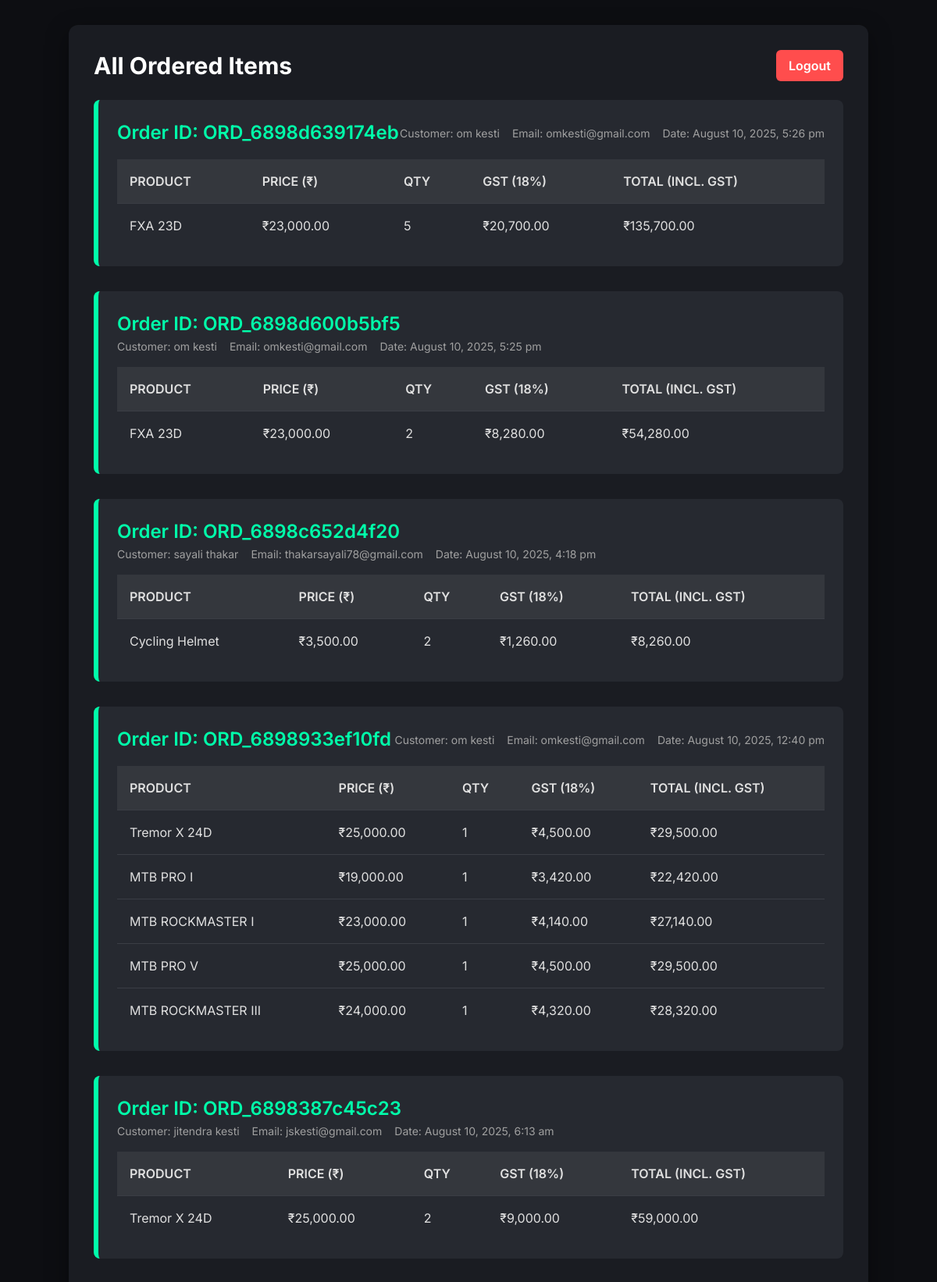
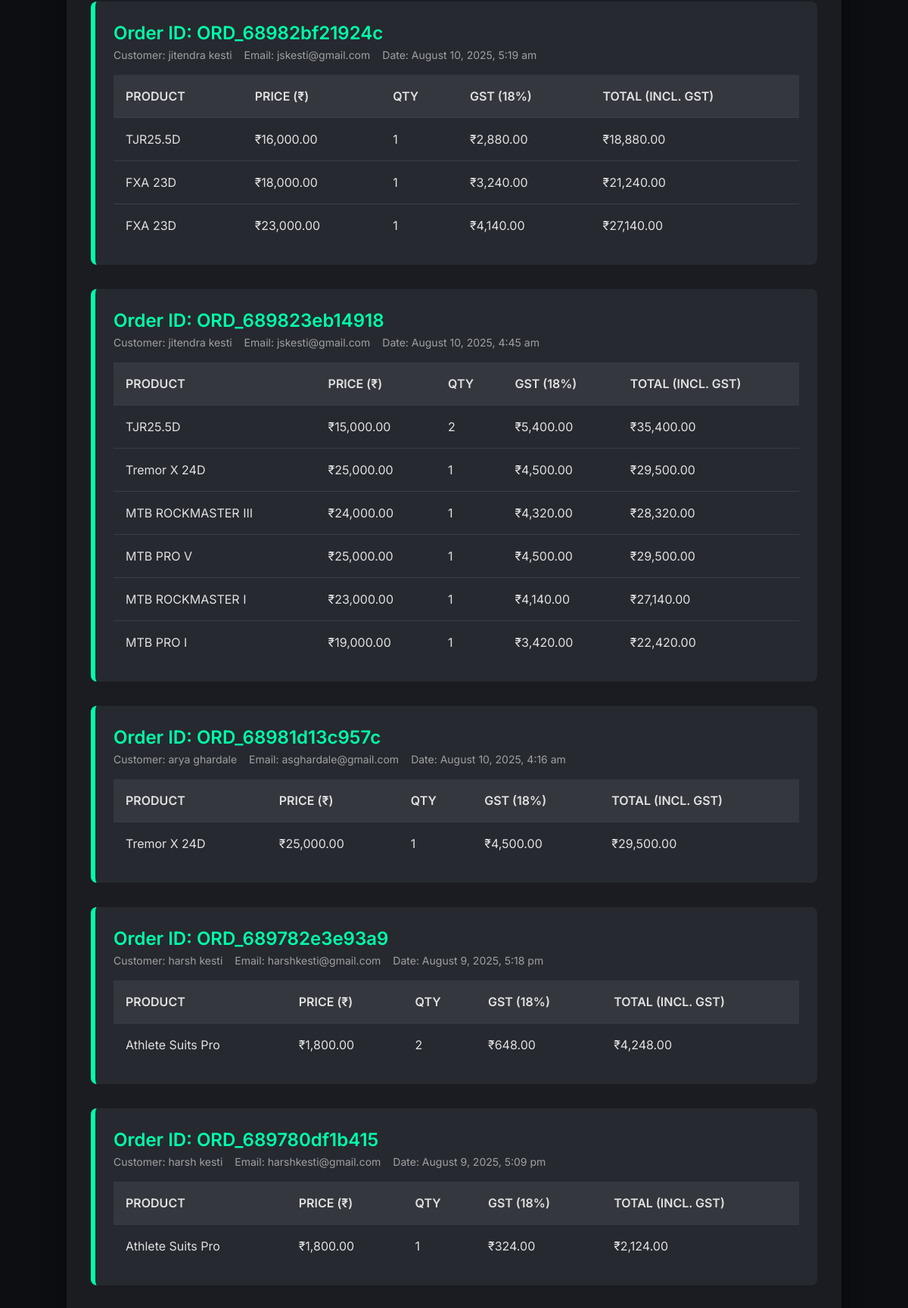
Page /view_items.php (signed in, upper part) on the committed database (2 pictures, top to bottom).
### tables this page shows
CREATE TABLE `order_items` (
  `id` int(11) NOT NULL,
  `order_id` varchar(50) NOT NULL,
  `product_id` int(11) NOT NULL,
  `product_table` varchar(50) NOT NULL,
  `product_name` varchar(255) NOT NULL,
  `quantity` int(11) NOT NULL,
  `price` decimal(10,2) NOT NULL,
  `subtotal` decimal(10,2) NOT NULL,
  `created_at` timestamp NOT NULL DEFAULT current_timestamp()
);

CREATE TABLE `orders` (
  `id` int(11) NOT NULL,
  `order_id` varchar(50) NOT NULL,
  `customer_name` varchar(100) NOT NULL,
  `customer_email` varchar(100) NOT NULL,
  `customer_phone` varchar(20) DEFAULT NULL,
  `customer_address` text DEFAULT NULL,
  `total_amount` decimal(10,2) NOT NULL,
  `order_date` timestamp NOT NULL DEFAULT current_timestamp(),
  `status` enum('pending','confirmed','shipped','delivered','cancelled') DEFAULT 'pending',
  `created_at` timestamp NOT NULL DEFAULT current_timestamp(),
  `updated_at` timestamp NOT NULL DEFAULT current_timestamp() ON UPDATE current_timestamp(),
  `order_time` datetime NOT NULL DEFAULT current_timestamp()
);

### view_items.php (the view, shortened to what this page needs)
<?php
include 'db_connect.php';
$sql = "SELECT oi.*, o.customer_name, o.customer_email, o.order_date FROM order_items oi INNER JOIN orders o ON oi.order_id = o.order_id ORDER BY oi.order_id DESC";
$result = $conn->query($sql);
$current_order = '';
?>
<!DOCTYPE html>
<html lang="en">
<head>
    <script src="https://cdn.tailwindcss.com"></script>
</head>
<body>
    <div class="container">
        <div class="flex justify-between items-center mb-6">
            <h1 class="text-3xl font-bold text-white">All Ordered Items</h1>
            <a href="admin_login.php?logout=1" class="logout-btn">Logout</a>
        </div>
        <?php
        if ($result->num_rows > 0) {
            while ($row = $result->fetch_assoc()) {
                if ($row['order_id'] !== $current_order) {
                    if ($current_order !== '') {
                        echo "</tbody></table></div>";
                    }
                    $current_order = $row['order_id'];
                    echo "<div class='order-group'>";
                    echo "<div class='order-group-header'>";
                    echo "<h3>Order ID: " . htmlspecialchars($current_order) . "</h3>";
                    echo "<div class='order-details'>";
                    echo "<span>Customer: " . htmlspecialchars($row['customer_name']) . "</span>";
                    echo "<span>Email: " . htmlspecialchars($row['customer_email']) . "</span>";
                    echo "<span>Date: " . htmlspecialchars(date('F j, Y, g:i a', strtotime($row['order_date']))) . "</span>";
                    echo "</div>";
                    echo "</div>";
                    echo "<table>
                        <thead>
                            <tr>
                                <th>Product</th>
                                <th>Price (₹)</th>
                                <th>Qty</th>
                                <th>GST (18%)</th>
                                <th>Total (Incl. GST)</th>
                            </tr>
                        </thead>
                        <tbody>";
                }
                $subtotal = $row['price'] * $row['quantity'];
                $gst = $subtotal * 0.18;
                $total_with_gst = $subtotal + $gst;
                echo "<tr>
                    <td>" . htmlspecialchars($row['product_name']) . "</td>
                    <td>₹" . number_format($row['price'], 2) . "</td>
                    <td>" . htmlspecialchars($row['quantity']) . "</td>
                    <td>₹" . number_format($gst, 2) . "</td>
                    <td>₹" . number_format($total_with_gst, 2) . "</td>
                </tr>";
            }
            echo "</tbody></table></div>";
        } else {
            echo "<p class='text-center text-gray-400'>No order items found.</p>";
        }
        ?>
    </div>
</body>
</html>

### view_items.php (style rules this page uses)
body { font-family: "Inter", sans-serif; background-color: #0d0e12; color: #e0e0e0; min-height: 100vh; padding: 2rem; }
.container { max-width: 1200px; margin: 0 auto; background-color: #1a1c22; border-radius: 12px; box-shadow: 0 10px 30px rgba(0, 0, 0, 0.4); padding: 2rem; }
.order-group { background: #262930; margin-bottom: 2rem; padding: 1.5rem; border-radius: 8px; border-left: 6px solid #00ffaa; }
.order-group-header { display: flex; justify-content: space-between; align-items: center; flex-wrap: wrap; margin-bottom: 1rem; }
.order-group h3 { font-size: 1.5rem; font-weight: 600; color: #00ffaa; }
.order-group .order-details { color: #a0a0a0; font-size: 0.875rem; display: flex; gap: 1rem; flex-wrap: wrap; }
.order-group table { width: 100%; border-collapse: collapse; margin-top: 1rem; }
.order-group th, .order-group td { padding: 1rem; text-align: left; border-bottom: 1px solid #3a3d45; }
.order-group th { background: #34373d; color: #e0e0e0; text-transform: uppercase; font-weight: 600; }
.order-group tr:last-child td { border-bottom: none; }
.logout-btn { background-color: #ff4d4d; color: #fff; padding: 0.5rem 1rem; border-radius: 6px; text-decoration: none; transition: background-color 0.3s; font-weight: 600; }

### rows in the picture
order_items: order "ORD_6898d639174eb", orders.customer_name "om kesti", orders.customer_email "omkesti@gmail.com", orders.order_date "August 10, 2025, 5:26 pm", product_name "FXA 23D", price "23,000.00", quantity "5", gst "20,700.00", total_with_gst "135,700.00"
order_items: order "ORD_6898d600b5bf5", orders.customer_name "om kesti", orders.customer_email "omkesti@gmail.com", orders.order_date "August 10, 2025, 5:25 pm", product_name "FXA 23D", price "23,000.00", quantity "2", gst "8,280.00", total_with_gst "54,280.00"
order_items: order "ORD_6898c652d4f20", orders.customer_name "sayali thakar", orders.customer_email "thakarsayali78@gmail.com", orders.order_date "August 10, 2025, 4:18 pm", product_name "Cycling Helmet", price "3,500.00", quantity "2", gst "1,260.00", total_with_gst "8,260.00"
order_items: order "ORD_6898933ef10fd", orders.customer_name "om kesti", orders.customer_email "omkesti@gmail.com", orders.order_date "August 10, 2025, 12:40 pm", product_name "Tremor X 24D", price "25,000.00", quantity "1", gst "4,500.00", total_with_gst "29,500.00"
order_items: product_name "MTB PRO I", price "19,000.00", quantity "1", gst "3,420.00", total_with_gst "22,420.00"
order_items: product_name "MTB ROCKMASTER I", price "23,000.00", quantity "1", gst "4,140.00", total_with_gst "27,140.00"
order_items: product_name "MTB PRO V", price "25,000.00", quantity "1", gst "4,500.00", total_with_gst "29,500.00"
order_items: product_name "MTB ROCKMASTER III", price "24,000.00", quantity "1", gst "4,320.00", total_with_gst "28,320.00"
order_items: order "ORD_6898387c45c23", orders.customer_name "jitendra kesti", orders.customer_email "jskesti@gmail.com", orders.order_date "August 10, 2025, 6:13 am", product_name "Tremor X 24D", price "25,000.00", quantity "2", gst "9,000.00", total_with_gst "59,000.00"
order_items: order "ORD_68982bf21924c", orders.customer_name "jitendra kesti", orders.customer_email "jskesti@gmail.com", orders.order_date "August 10, 2025, 5:19 am", product_name "TJR25.5D", price "16,000.00", quantity "1", gst "2,880.00", total_with_gst "18,880.00"
order_items: product_name "FXA 23D", price "18,000.00", quantity "1", gst "3,240.00", total_with_gst "21,240.00"
order_items: product_name "FXA 23D", price "23,000.00", quantity "1", gst "4,140.00", total_with_gst "27,140.00"
order_items: order "ORD_689823eb14918", orders.customer_name "jitendra kesti", orders.customer_email "jskesti@gmail.com", orders.order_date "August 10, 2025, 4:45 am", product_name "TJR25.5D", price "15,000.00", quantity "2", gst "5,400.00", total_with_gst "35,400.00"
order_items: product_name "Tremor X 24D", price "25,000.00", quantity "1", gst "4,500.00", total_with_gst "29,500.00"
order_items: product_name "MTB ROCKMASTER III", price "24,000.00", quantity "1", gst "4,320.00", total_with_gst "28,320.00"
order_items: product_name "MTB PRO V", price "25,000.00", quantity "1", gst "4,500.00", total_with_gst "29,500.00"
order_items: product_name "MTB ROCKMASTER I", price "23,000.00", quantity "1", gst "4,140.00", total_with_gst "27,140.00"
order_items: product_name "MTB PRO I", price "19,000.00", quantity "1", gst "3,420.00", total_with_gst "22,420.00"
order_items: order "ORD_68981d13c957c", orders.customer_name "arya ghardale", orders.customer_email "asghardale@gmail.com", orders.order_date "August 10, 2025, 4:16 am", product_name "Tremor X 24D", price "25,000.00", quantity "1", gst "4,500.00", total_with_gst "29,500.00"
order_items: order "ORD_689782e3e93a9", orders.customer_name "harsh kesti", orders.customer_email "harshkesti@gmail.com", orders.order_date "August 9, 2025, 5:18 pm", product_name "Athlete Suits Pro", price "1,800.00", quantity "2", gst "648.00", total_with_gst "4,248.00"
order_items: order "ORD_689780df1b415", orders.customer_name "harsh kesti", orders.customer_email "harshkesti@gmail.com", orders.order_date "August 9, 2025, 5:09 pm", product_name "Athlete Suits Pro", price "1,800.00", quantity "1", gst "324.00", total_with_gst "2,124.00"
